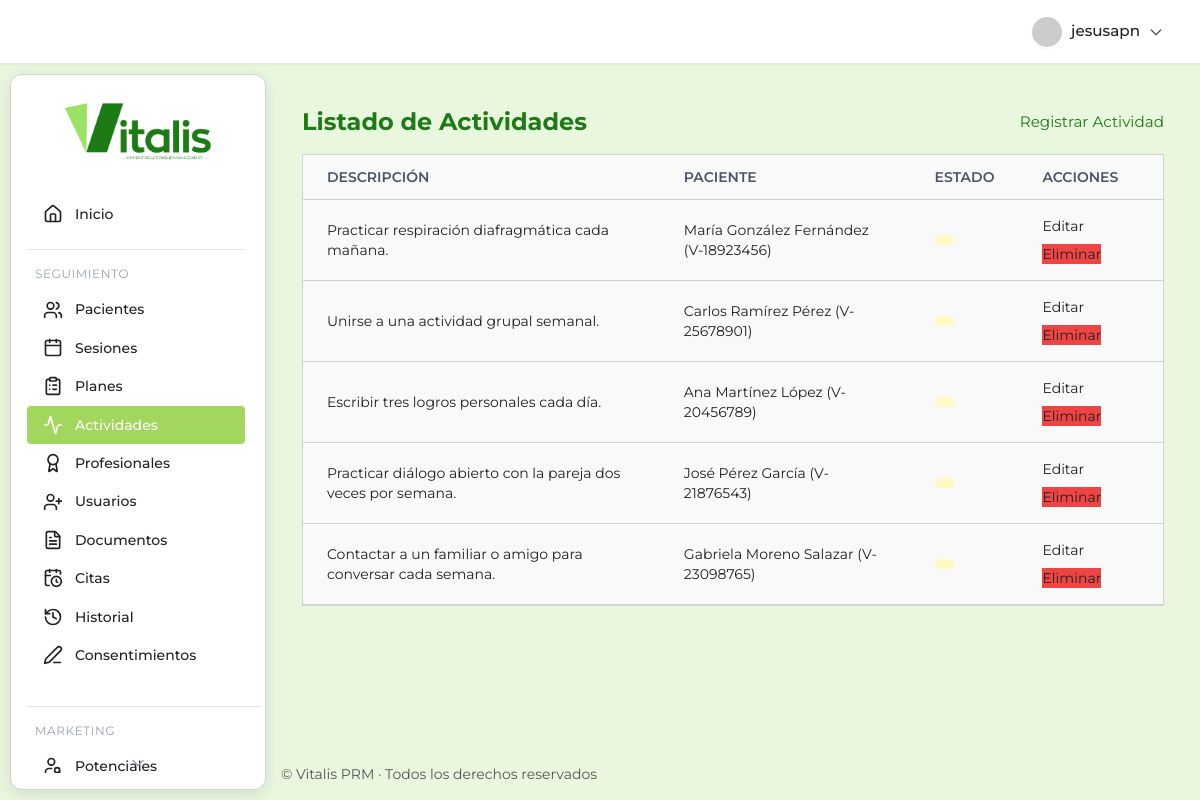
The app's page /consultorio/actividades/ (signed in) with its own data.
### prm_salud/consultorio/models.py (models this page shows, shortened)
class Actividad(models.Model):
    paciente = models.ForeignKey(Paciente, on_delete=models.SET_NULL, null=True, blank=True, related_name='actividades', verbose_name="Paciente Asociado")
    profesional_creador = models.ForeignKey(Profesional, on_delete=models.SET_NULL, null=True, blank=True, related_name='actividades_creadas', verbose_name="Profesional Creador")
    tipo_actividad = models.CharField(
        max_length=50,
        choices=[
            ('Llamada de seguimiento', 'Llamada de seguimiento'),
            ('Recordatorio de tarea', 'Recordatorio de tarea'),
            ('Preparar sesión', 'Preparar sesión'),
            ('Enviar Email', 'Enviar Email'),
            ('Otra Tarea', 'Otra Tarea')
        ],
        default='Otra Tarea',
        verbose_name="Tipo de Actividad"
    )
    descripcion = models.TextField(verbose_name="Descripción", default="Sin descripción")
    fecha_vencimiento = models.DateField(blank=True, null=True, verbose_name="Fecha de Vencimiento")
    estado_actividad = models.CharField(
        max_length=20,
        choices=[
            ('Pendiente', 'Pendiente'),
            ('Completada', 'Completada'),
            ('Cancelada', 'Cancelada')
        ],
        default='Pendiente',
        verbose_name="Estado de Actividad"
    )
    fecha_creacion = models.DateTimeField(auto_now_add=True, verbose_name="Fecha de Creación")
    class Meta:
        verbose_name = "Actividad"
        verbose_name_plural = "Actividades"
        ordering = ['estado_actividad', 'fecha_vencimiento']

class Paciente(models.Model):
    id_paciente = models.CharField(max_length=50, unique=True, editable=False, primary_key=True) # ID único generado
    nombres = models.CharField(max_length=100, verbose_name="Nombres")
    apellidos = models.CharField(max_length=100, verbose_name="Apellidos")
    fecha_nacimiento = models.DateField(verbose_name="Fecha de Nacimiento")
    genero = models.CharField(
        max_length=20,
        choices=[
            ('Femenino', 'Femenino'),
            ('Masculino', 'Masculino'),
            ('Prefiero no decir', 'Prefiero no decir')
        ],
        verbose_name="Género"
    )
    cedula_identidad = models.CharField(max_length=20, unique=True, verbose_name="Cédula de Identidad")
    telefono = models.CharField(max_length=20, blank=True, null=True, verbose_name="Teléfono")
    email = models.EmailField(blank=True, null=True, verbose_name="Email")
    direccion = models.CharField(max_length=255, blank=True, null=True, verbose_name="Dirección")
    estado_paciente = models.CharField(
        max_length=20,
        choices=[
            ('Activo', 'Activo'),
            ('En Pausa', 'En Pausa'),
            ('Dado de Alta', 'Dado de Alta'),
            ('No Acude', 'No Acude'),
            ('Nuevo', 'Nuevo')
        ],
        default='Activo',
        verbose_name="Estado del Paciente"
    )
    fecha_registro = models.DateField(auto_now_add=True, verbose_name="Fecha de Registro")
    fuente_referencia = models.CharField(
        max_length=50,
        choices=[
            ('Recomendación de Paciente', 'Recomendación de Paciente'),
            ('Redes Sociales', 'Redes Sociales'),
            ('Google Ads', 'Google Ads'),
            ('Otro Profesional de Salud', 'Otro Profesional de Salud'),
            ('Directo', 'Directo'),
            ('Desconocido', 'Desconocido')
        ],
        default='Desconocido',
        verbose_name="Fuente de Referencia"
    )
    motivo_principal_consulta_inicial = models.TextField(blank=True, null=True, verbose_name="Motivo Principal de Consulta Inicial")
    estado_inicial_valoracion = models.CharField(max_length=50, blank=True, null=True, verbose_name="Estado Inicial de Valoración")
    foto = models.ImageField(upload_to='pacientes/fotos/', blank=True, null=True, verbose_name="Foto")
    foto_offset_x = models.PositiveSmallIntegerField(default=50, verbose_name="Posición X de la Foto")
    foto_offset_y = models.PositiveSmallIntegerField(default=50, verbose_name="Posición Y de la Foto")
    class Meta:
        verbose_name = "Paciente"
        verbose_name_plural = "Pacientes"
        ordering = ['apellidos', 'nombres'] # Ordenar por apellido y nombre por defecto
    def __str__(self):
        return f"{self.nombres} {self.apellidos} ({self.cedula_identidad})"

### prm_salud/consultorio/views.py (the view)
# urls.py: path('actividades/', views.ActividadListView.as_view(), name='actividad_list'),
class ActividadListView(LoginRequiredMixin, ListView):
    model = Actividad
    template_name = 'consultorio/actividades/actividad_list.html'
    context_object_name = 'actividades'
    ordering = ['estado_actividad', 'fecha_vencimiento']
    def get_context_data(self, **kwargs):
        context = super().get_context_data(**kwargs)
        user = self.request.user
        en_grupo_psico = user.groups.filter(name='psicologos').exists()
        en_grupo_asist = user.groups.filter(name='asistentes').exists()
        context['puede_crear'] = user.is_authenticated and (user.is_staff or en_grupo_psico or en_grupo_asist)
        context['puede_editar'] = context['puede_crear']
        context['puede_eliminar'] = user.is_authenticated and user.is_staff
        context['pacientes'] = Paciente.objects.all()
        context['profesionales'] = Profesional.objects.all()
        context['user_profile'] = getattr(user, 'perfilusuario', None)
        return context

### prm_salud/consultorio/templates/consultorio/actividades/actividad_list.html (shortened to what this page needs)
{% extends 'consultorio/base.html' %}
{% load static %}
{% block content %}
<div class="container mx-auto px-4 py-8">
  <div class="aurora-card">
    <div class="flex items-center justify-between mb-4">
      <h1 class="text-2xl font-bold">Listado de Actividades</h1>
      {% if puede_crear %}
      <a href="{% url 'consultorio:actividad_create' %}" class="aurora-btn">
        Registrar Actividad
      </a>
      {% endif %}
    </div>
    <div class="overflow-x-auto">
      <table class="min-w-full divide-y divide-gray-200 text-sm">
        <thead>
          <tr>
            <th class="px-6 py-3 text-left font-semibold uppercase text-gray-600">Descripción</th>
            <th class="px-6 py-3 text-left font-semibold uppercase text-gray-600">Paciente</th>
            <th class="px-6 py-3 text-left font-semibold uppercase text-gray-600">Estado</th>
            <th class="px-6 py-3 text-left font-semibold uppercase text-gray-600">Acciones</th>
          </tr>
        </thead>
        <tbody class="divide-y divide-gray-100">
          {% for actividad in actividades %}
          <tr class="hover:bg-gray-50 transition">
            <td class="px-6 py-4">{{ actividad.descripcion }}</td>
            <td class="px-6 py-4">{{ actividad.paciente }}</td>
            <td class="px-6 py-4">
              <span class="badge badge-warning">{{ actividad.estado }}</span>
            </td>
            <td class="px-6 py-4 flex flex-wrap gap-2">
              {% if puede_editar %}
              <a href="{% url 'consultorio:actividad_update' actividad.id %}" class="aurora-btn">Editar</a>
              {% endif %}
              {% if puede_eliminar %}
              <a href="{% url 'consultorio:actividad_delete' actividad.id %}" class="aurora-btn bg-red-500 hover:bg-red-600">
                Eliminar
              </a>
              {% endif %}
            </td>
          </tr>
          {% empty %}
          <tr>
            <td colspan="4" class="text-center py-8 text-gray-500">
              No hay actividades registradas.
            </td>
          </tr>
          {% endfor %}
        </tbody>
      </table>
    </div>
  </div>
</div>
{% endblock %}

### prm_salud/consultorio/templates/consultorio/base.html (shortened to what this page needs)
{% load static %}
<!DOCTYPE html>
<html lang="es">
  <head>
    <link
      href="https://cdn.jsdelivr.net/npm/tailwindcss@2.2.19/dist/tailwind.min.css"
      rel="stylesheet"
    />
    <link
      rel="stylesheet"
      href="https://cdn.jsdelivr.net/npm/flatpickr/dist/flatpickr.min.css"
    />
    <link rel="stylesheet" href="{% static 'consultorio/css/main.css' %}" />
  </head>
  <body class="main-body-layout bg-[#e9f7df] text-text-main font-montserrat">
    <header
      class="flex justify-end items-center px-6 py-3 shadow-sm sticky top-0 left-0 right-0 z-20 w-full header-modern border-b border-gray-200"
    >
      <div class="relative">
        {% if user.is_authenticated %}
        <button
          id="user-menu-btn"
          onclick="toggleUserDropdown()"
          class="flex items-center gap-2 rounded-full px-3 py-1 hover:bg-gray-100 focus:outline-none focus:ring-2 focus:ring-primary"
        >
          <img
            src="https://ui-avatars.com/api/?name={{ user.get_full_name|default:user.username }}&background=4f46e5&color=fff&rounded=true&size=32"
            alt="Avatar"
            class="rounded-full shadow-sm border border-white"
          />
          <span class="font-medium"
            >{{ user.get_full_name|default:user.username }}</span
          >
          <svg
            fill="none"
            stroke="currentColor"
            stroke-width="2"
            stroke-linecap="round"
            stroke-linejoin="round"
            viewBox="0 0 24 24"
            class="w-4 h-4 text-gray-400"
          >
            <path d="M19 9l-7 7-7-7"></path>
          </svg>
        </button>
        {% endif %} {% block header_actions %}{% endblock %}
      </div>
    </header>
    <div class="content-wrapper">
      <aside
        class="sidebar-card-container"
        style="
          top: calc(64px + 10px);
          left: 10px;
          height: calc(100vh - (64px + 10px) - 10px);
        "
      >
        <div class="flex justify-center items-center h-28">
          <a href="{% url 'consultorio:dashboard' %}">
            <img
              src="{% static 'consultorio/img/PRMlogo.png' %}"
              alt="Logo Vitalis PRM"
              class="h-16 transition-transform duration-200 hover:scale-105"
            />
          </a>
        </div>
        <nav
          id="sidebar-scroll"
          class="flex flex-col gap-2 px-4 pr-2 overflow-y-scroll hide-scrollbar relative"
        >
          <a
            href="{% url 'consultorio:dashboard' %}"
            class="sidebar-link flex items-center gap-3 py-3 px-3 rounded-lg {% if request.path == '/consultorio/' %}sidebar-active{% endif %}"
          >
            <i data-lucide="home" class="w-5 h-5"></i><span>Inicio</span>
          </a>
          <div class="mt-2 border-t border-gray-200 pt-4 mr-4">
            <h3
              class="text-xs text-gray-400 uppercase tracking-wider mb-2 ml-2"
            >
              Seguimiento
            </h3>
            <a
              href="{% url 'consultorio:paciente_list' %}"
              class="sidebar-link flex items-center gap-3 py-3 px-3 rounded-lg {% if 'pacientes' in request.path %}sidebar-active{% endif %}"
            >
              <i data-lucide="users" class="w-5 h-5"></i><span>Pacientes</span>
            </a>
            <a
              href="{% url 'consultorio:sesion_list' %}"
              class="sidebar-link flex items-center gap-3 py-3 px-3 rounded-lg {% if 'sesiones' in request.path %}sidebar-active{% endif %}"
            >
              <i data-lucide="calendar" class="w-5 h-5"></i
              ><span>Sesiones</span>
            </a>
            <a
              href="{% url 'consultorio:plan_list' %}"
              class="sidebar-link flex items-center gap-3 py-3 px-3 rounded-lg {% if 'planes' in request.path %}sidebar-active{% endif %}"
            >
              <i data-lucide="clipboard-list" class="w-5 h-5"></i
              ><span>Planes</span>
            </a>
            <a
              href="{% url 'consultorio:actividad_list' %}"
              class="sidebar-link flex items-center gap-3 py-3 px-3 rounded-lg {% if 'actividades' in request.path %}sidebar-active{% endif %}"
            >
              <i data-lucide="activity" class="w-5 h-5"></i
              ><span>Actividades</span>
            </a>
            <a
              href="{% url 'consultorio:profesional_list' %}"
              class="sidebar-link flex items-center gap-3 py-3 px-3 rounded-lg {% if 'profesionales' in request.path %}sidebar-active{% endif %}"
            >
              <i data-lucide="award" class="w-5 h-5"></i
              ><span>Profesionales</span>
            </a>
            <a
              href="{% url 'consultorio:user_list' %}"
              class="sidebar-link flex items-center gap-3 py-3 px-3 rounded-lg {% if 'usuarios' in request.path %}sidebar-active{% endif %}"
            >
              <i data-lucide="user-plus" class="w-5 h-5"></i
              ><span>Usuarios</span>
            </a>
            <a
              href="{% url 'consultorio:documentopaciente_list' %}"
              class="sidebar-link flex items-center gap-3 py-3 px-3 rounded-lg {% if 'documentos' in request.path %}sidebar-active{% endif %}"
            >
              <i data-lucide="file-text" class="w-5 h-5"></i
              ><span>Documentos</span>
            </a>
            <a
              href="{% url 'consultorio:cita_list' %}"
              class="sidebar-link flex items-center gap-3 py-3 px-3 rounded-lg {% if 'citas' in request.path %}sidebar-active{% endif %}"
            >
              <i data-lucide="calendar-clock" class="w-5 h-5"></i
              ><span>Citas</span>
            </a>
            <a
              href="{% url 'consultorio:historialcambios_list' %}"
              class="sidebar-link flex items-center gap-3 py-3 px-3 rounded-lg {% if 'historiales' in request.path %}sidebar-active{% endif %}"
            >
              <i data-lucide="history" class="w-5 h-5"></i
              ><span>Historial</span>
            </a>
            <a
              href="{% url 'consultorio:consentimiento_list' %}"
              class="sidebar-link flex items-center gap-3 py-3 px-3 rounded-lg {% if 'consentimientos' in request.path %}sidebar-active{% endif %}"
            >
              <i data-lucide="pen-line" class="w-5 h-5"></i
              ><span>Consentimientos</span>
            </a>
          </div>
          <div class="mt-6 border-t border-gray-200 pt-4">
            <h3
              class="text-xs text-gray-400 uppercase tracking-wider mb-2 ml-2"
            >
              Marketing
            </h3>
            <a
              href="{% url 'consultorio:pacientepotencial_list' %}"
              class="sidebar-link flex items-center gap-3 py-3 px-3 rounded-lg {% if 'marketing/potenciales' in request.path %}sidebar-active{% endif %}"
            >
              <i data-lucide="user-search" class="w-5 h-5"></i
              ><span>Potenciales</span>
            </a>
          </div>
        </nav>
        <div id="scroll-indicator" class="flex justify-center -mt-2">
          <i
            data-lucide="chevron-down"
            class="w-5 h-5 text-gray-400 animate-bounce"
          ></i>
        </div>
      </aside>
      <main class="flex-1 overflow-auto main-content-offset">
        {% block content %}{% endblock %}
      </main>
    </div>
    <footer
      class="text-sm text-text-main py-4 mt-auto"
      style="
        border-top: none;
        text-align: left;
        padding-left: calc(16rem + 20px + 5px);
      "
    >
      &copy; {{ now|date:"Y" }} Vitalis PRM · Todos los derechos reservados
    </footer>
  </body>
</html>

### records on screen
Actividad: descripcion "Practicar respiración diafragmática cada mañana.", paciente "María González Fernández (V-18923456)"
Actividad: descripcion "Unirse a una actividad grupal semanal.", paciente "Carlos Ramírez Pérez (V-25678901)"
Actividad: descripcion "Escribir tres logros personales cada día.", paciente "Ana Martínez López (V-20456789)"
Actividad: descripcion "Practicar diálogo abierto con la pareja dos veces por semana.", paciente "José Pérez García (V-21876543)"
Actividad: descripcion "Contactar a un familiar o amigo para conversar cada semana.", paciente "Gabriela Moreno Salazar (V-23098765)"

### other values on screen
{{ user.get_full_name|default:user.username }} "jesusapn"
